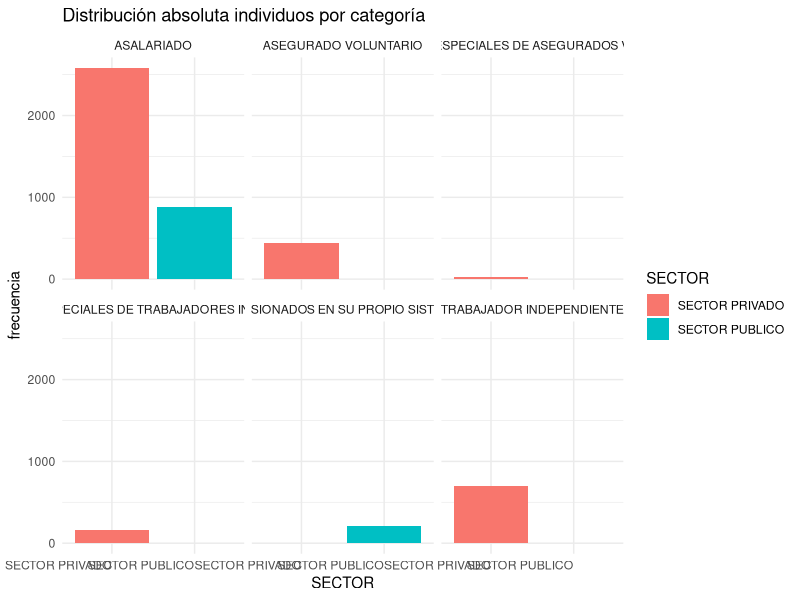

Here is the R script that generated this plot:
## ---- chunk 1
#Se importan librerias
library("dplyr");library("ggplot2")
## ---- chunk 2
# Se importa el data set de trabajo
moras <- read.delim('../raw_data/moras.txt', sep = "," ,header = T)
## ---- chunk 3
#Conversión a numeric de Salario mediante depuración en columnas, con verificacion rigurosa en la conversion (problema de diferente media con la de excel solucionado)
moras <- moras %>%
  mutate(
    SALARIO_chr   = as.character(SALARIO), ##Lea character       
    SALARIO_limp  = gsub("[^0-9]", "", SALARIO_chr),       ##Remover si no es digito
    SALARIO_limp  = ifelse(SALARIO_limp == "", NA, SALARIO_limp),
    SALARIO_numeric   = as.numeric(SALARIO_limp)
  )

sum(is.na(moras$SALARIO_numeric)) #Congruente con lo observado 
sum(is.na(moras$EDAD))## Congruente observado 
sum(trimws(moras$TIPO_ASEGURAMIENTO) == "") ## Congruente observado

## ---- chunk 4
## Edad
resumen_edad <- moras %>% 
  summarise(
    min = min(EDAD, na.rm =T),
    max = max(EDAD, na.rm = T),
    mediana = median(EDAD,na.rm = T),
    promedio_edad = mean(EDAD,na.rm = T),
    Cuartil_1 = quantile(EDAD,0.25, na.rm = T),
    Cuartil_3 = quantile(EDAD,0.75, na.rm = T)
  )
  
## Salario
resumen_salario <- moras %>% 
  summarise(
    min = min(SALARIO_numeric, na.rm =T),
    max = max(SALARIO_numeric, na.rm = T),
    mediana = median(SALARIO_numeric,na.rm = T),
    promedio = mean(SALARIO_numeric,na.rm = T),
    Cuartil_1 = quantile(SALARIO_numeric,0.25, na.rm = T),
    Cuartil_3 = quantile(SALARIO_numeric,0.75, na.rm = T)
  )

## ---- chunk 5
print(resumen_salario)
## ---- chunk 6
print(resumen_edad)
## ---- chunk 7
#Desviacion estandar de la edad 
sd_edad <- sd(moras$EDAD, na.rm = T)
#Desviacion estandar del salario
sd_salario <- sd(moras$SALARIO_numeric, na.rm = T)
#Prueba Z-Score
moras<- moras %>%
  mutate(
    Z_Score_edad = abs(((EDAD - resumen_edad$promedio_edad ) / sd_edad)),
    Z_Score_salario = abs(((SALARIO_numeric - resumen_salario$promedio) / sd_salario))
  )

#Indicar es atipico 
moras <- moras %>% 
  mutate(
    Atipico_edad = if_else(Z_Score_edad > 1.96, "Sí","No"), 
    Atipico_salario = if_else(Z_Score_salario > 1.96, "Si", "No")
  )
## ---- chunk 8
## Con la finalidad de simplifcar se calculara el porcentaje de ausentes solo para los que se conoce por desarrollo previo en inciso de Excel que habian ausentes 
#Ausentes Tipo_Aseguramiento
porcentaje_na_Aseguramiento <- (sum(trimws(moras$TIPO_ASEGURAMIENTO) == "") / length(moras$TIPO_ASEGURAMIENTO)) * 100
#Ausentes en Edad
porcentaje_na_Edad <- (sum(is.na(moras$EDAD))/length(moras$EDAD))*100

#Ausentes en Salario

porcentaje_na_Salario <- (sum(is.na(moras$SALARIO_numeric))/length(moras$EDAD))*100
## ---- chunk 9
## Se imputa simpleficando el analisis de categoria de sector publico o privado , dado que conocemos es Asalariado
moras <- moras %>% 
  mutate(
    Salario_imputado = if_else(is.na(SALARIO_numeric),resumen_salario$mediana, SALARIO_numeric),
    Edad_imputado = if_else(is.na(EDAD), resumen_edad$mediana, EDAD),
    TIPO_ASEGURAMIENTO_imputado = if_else(trimws(TIPO_ASEGURAMIENTO) == "", "ASALARIADO", TIPO_ASEGURAMIENTO)
  )

## ---- chunk 10
## Grafica para representar cantidad de invdividuos por categoria
##Tabla de frecuencias
frecuencia_categoria <- moras %>%
  count(TIPO_ASEGURAMIENTO_imputado, SECTOR, name = "frecuencia")

ggplot(frecuencia_categoria, aes (x = SECTOR, y = frecuencia, fill = SECTOR)) +
  geom_col()+
  facet_wrap(~ TIPO_ASEGURAMIENTO_imputado) +
  labs(
    title = "Distribución absoluta individuos por categoría",
    
  ) +
  theme_minimal()+
  theme(axis.text.x = element_text(angle = 0, hjust = 1))
  

